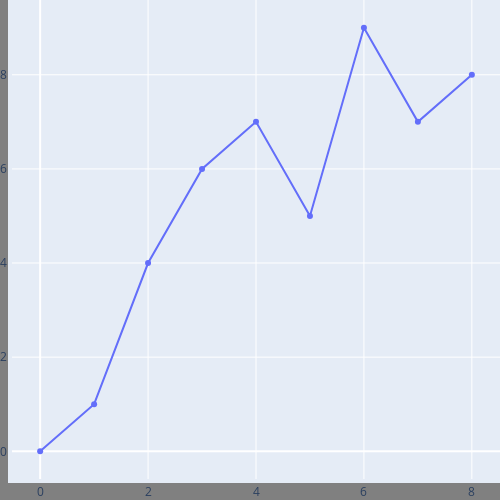

The cell this chart's notebook holds for it:
### Code cell
import plotly.graph_objects as go

fig = go.Figure()

fig.add_trace(go.Scatter(
    x=[0, 1, 2, 3, 4, 5, 6, 7, 8],
    y=[0, 1, 4, 6, 7, 5, 9, 7, 8]
))

fig.update_layout(
    autosize=False,
    width=500,
    height=500,
    margin=dict(
        l=0,
        r=0,
        b=0,
        t=0,
        pad=4
    ),
   
)

fig.show()

### Figure 1 — Plotly figure (JSON) as saved in the notebook; plotly's stock layout.template omitted (floating-point values rounded to 4 significant figures)
{"data": [{"type": "scatter", "x": [0, 1, 2, 3, 4, 5, 6, 7, 8], "y": [0, 1, 4, 6, 7, 5, 9, 7, 8]}], "layout": {"autosize": false, "height": 500, "margin": {"b": 0, "l": 0, "pad": 4, "r": 0, "t": 0}, "paper_bgcolor": "gray", "width": 500}}
